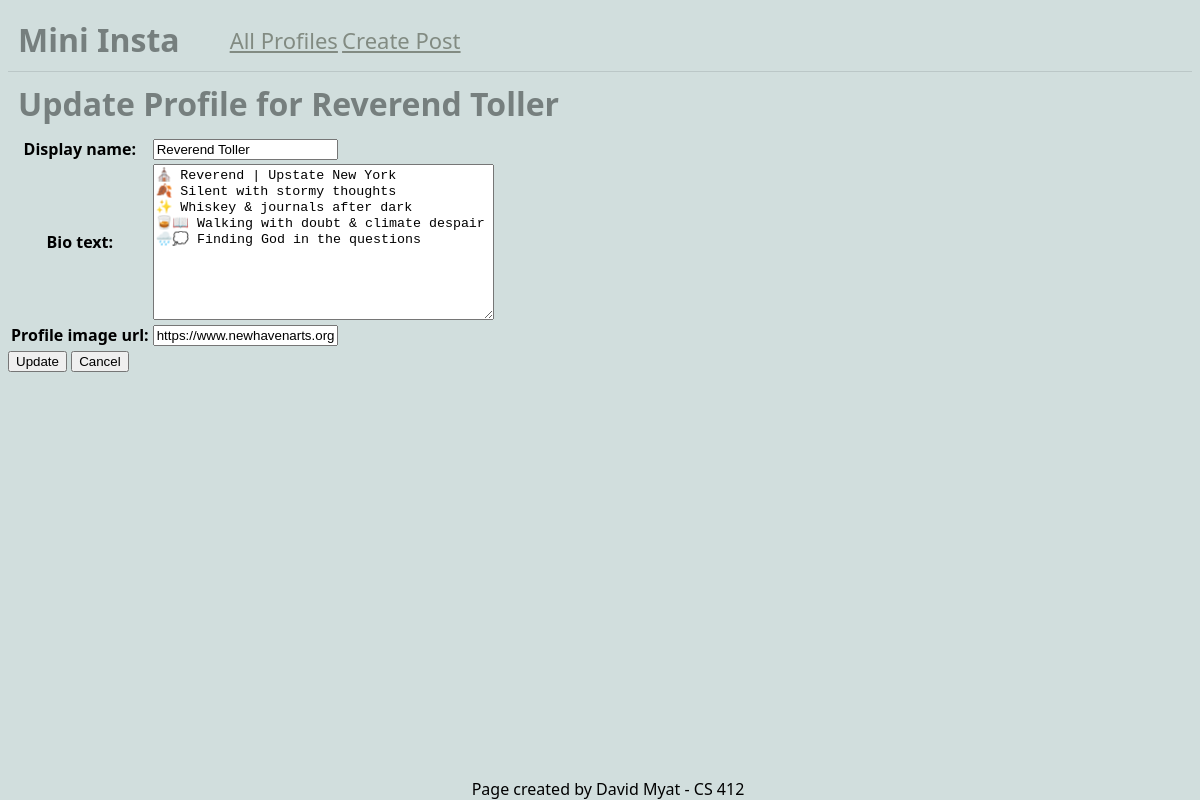
The app's page /mini_insta/profile/1/update, older data.
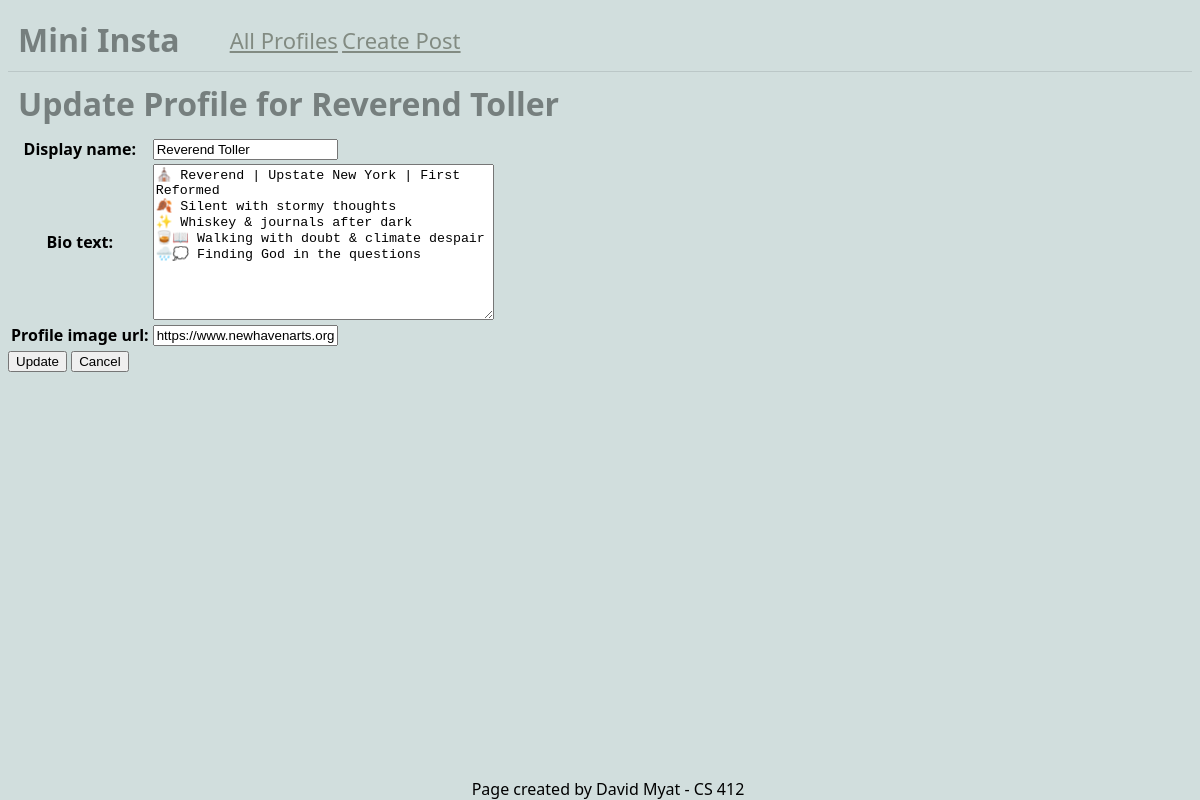
The same page, newer data.
### mini_insta/models.py (models this page shows, shortened)
class Profile(models.Model):
    username = models.CharField(max_length=50)
    display_name = models.CharField(max_length=50)
    profile_image_url = models.URLField(blank=True)
    bio_text = models.TextField(blank=True)
    join_date = models.DateTimeField(auto_now_add=True)

### mini_insta/views.py (the view)
# urls.py: path("profile/<int:pk>/update", UpdateProfileView.as_view(), name="update_profile"),
class UpdateProfileView(UpdateView):
    model = Profile
    form_class = UpdateProfileForm
    template_name = "mini_insta/update_profile_form.html"

### mini_insta/forms.py
class UpdateProfileForm(forms.ModelForm):
    class Meta:
        model = Profile
        fields = ["display_name", "bio_text", "profile_image_url"]

### mini_insta/templates/mini_insta/update_profile_form.html (shortened to what this page needs)
{% extends 'mini_insta/base.html' %}
{% block content %}
<h1>Update Profile for {{ profile.display_name }}</h1>
<form method="POST">
    <table>
        {{form.as_table}}
    </table>
    <div>
        <input type="submit" value="Update">
        <a href="{% url 'profile' profile.pk %}">
            <input type="button" value="Cancel">
        </a>
    </div>
</form>
{% endblock %}

### mini_insta/templates/mini_insta/base.html (shortened to what this page needs)
{% load static %}
<html>
    <head>
        <link rel="stylesheet" href="{% static 'styles-insta.css' %}">
    </head>
    <body>
        <header class="base_header">
            <h1>Mini Insta</h1>
            <nav>
                <ul>
                    <li><a href="{% url 'show_all_profiles' %}">All Profiles</a></li>
                    {% if profile %}
                        <li><a href="{% url 'create_post' profile.pk %}">Create Post</a></li>
                    {% endif %}
                </ul>
            </nav>
        </header>
        {% block content %}
        {% endblock %}
    </body>
    <footer>
        Page created by David Myat - CS 412
    </footer>
</html>

### static/styles-insta.css (style rules this page uses)
body { background: #d1dedd; font-family:'Segoe UI', Tahoma, Geneva, Verdana, sans-serif; }
ul, li { padding: 0px; list-style-type: none; }
h1 { margin: 10px; }
h1, h2, h3 { color: #767f7e; }
header { max-width: 1200px; border-bottom: 1px solid #bbc7c7; gap: 40px; align-items: center; }
nav li { display: inline; }
nav a { color: #828b82; font-size: 22px; font-family:'Segoe UI', Tahoma, Geneva, Verdana, sans-serif; }
footer { width: 100%; bottom: 0px; text-align: center; position: fixed; }
.base_header { display: flex; flex-direction: row; }

Row changes from the older to the newer data that the page shows:
changed Profile "Reverend Toller": bio_text "…| Upstate New York 🍂 Silent with stormy…" → "…| Upstate New York | First Reformed 🍂 Silent with stormy…"
